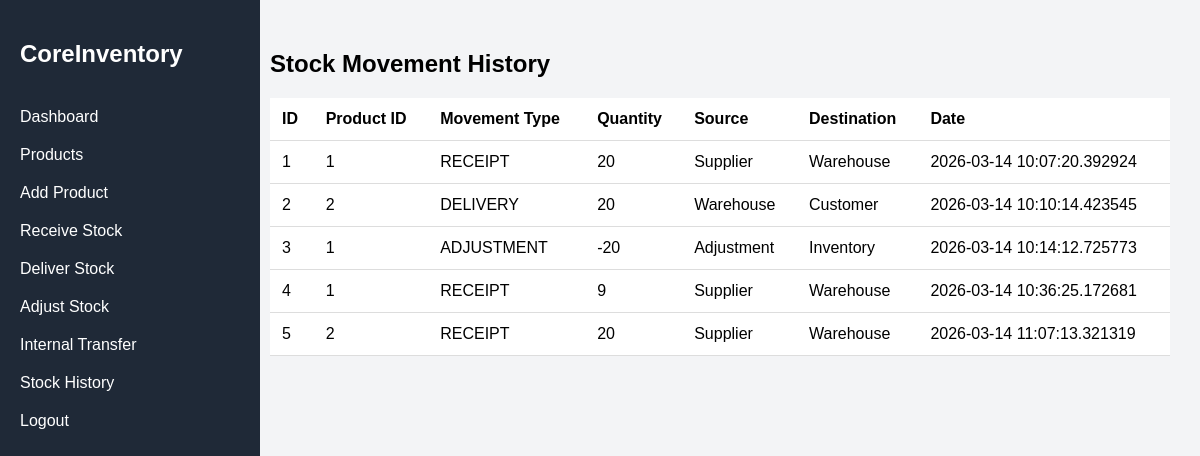
Screenshot of /ledger with the database file from the repository.
### models/stock_ledger_model.py (models this page shows)
class StockLedger(db.Model):
    __tablename__ = "stock_ledger"
    id = db.Column(db.Integer, primary_key=True)
    product_id = db.Column(db.Integer)
    movement_type = db.Column(db.String(50))
    quantity = db.Column(db.Integer)
    source = db.Column(db.String(100))
    destination = db.Column(db.String(100))
    timestamp = db.Column(db.DateTime, default=datetime.utcnow)

### routes/ledger_routes.py (the view)
@ledger_bp.route("/ledger")
def view_ledger():
    movements = StockLedger.query.all()
    return render_template("ledger.html", movements=movements)

### templates/ledger.html (shortened to what this page needs)
<!DOCTYPE html>
<html>
<head>
<link rel="stylesheet" href="{{ url_for('static', filename='style.css') }}">
</head>
<body>
<div class="sidebar">
<h2>CoreInventory</h2>
<a href="/dashboard">Dashboard</a>
<a href="/products_list">Products</a>
<a href="/products_page">Add Product</a>
<a href="/receipts_page">Receive Stock</a>
<a href="/deliveries_page">Deliver Stock</a>
<a href="/adjustments_page">Adjust Stock</a>
<a href="/transfer_page">Internal Transfer</a>
<a href="/ledger">Stock History</a>
<a href="/logout">Logout</a>
</div>
<div class="main">
<h2>Stock Movement History</h2>
<table>
<tr>
<th>ID</th>
<th>Product ID</th>
<th>Movement Type</th>
<th>Quantity</th>
<th>Source</th>
<th>Destination</th>
<th>Date</th>
</tr>
{% for m in movements %}
<tr>
<td>{{ m.id }}</td>
<td>{{ m.product_id }}</td>
<td>{{ m.movement_type }}</td>
<td>{{ m.quantity }}</td>
<td>{{ m.source }}</td>
<td>{{ m.destination }}</td>
<td>{{ m.timestamp }}</td>
</tr>
{% endfor %}
</table>
</div>
</body>
</html>

### static/style.css (style rules this page uses)
body { margin:0; font-family:Arial; background:#F3F4F6; }
.sidebar { width:220px; height:100vh; background:#1F2937; position:fixed; padding:20px; color:white; }
.sidebar h2 { margin-bottom:30px; }
.sidebar a { display:block; color:white; text-decoration:none; padding:10px 0; }
.main { margin-left:240px; padding:30px; }
table { width:100%; border-collapse:collapse; background:white; margin-bottom:30px; }
table th,table td { padding:12px; border-bottom:1px solid #ddd; text-align:left; }

### rows the page displays
StockLedger: id "1", product_id "1", movement_type "RECEIPT", quantity "20", source "Supplier", destination "Warehouse", timestamp "2026-03-14 10:07:20.392924"
StockLedger: id "2", product_id "2", movement_type "DELIVERY", quantity "20", source "Warehouse", destination "Customer", timestamp "2026-03-14 10:10:14.423545"
StockLedger: id "3", product_id "1", movement_type "ADJUSTMENT", quantity "-20", source "Adjustment", destination "Inventory", timestamp "2026-03-14 10:14:12.725773"
StockLedger: id "4", product_id "1", movement_type "RECEIPT", quantity "9", source "Supplier", destination "Warehouse", timestamp "2026-03-14 10:36:25.172681"
StockLedger: id "5", product_id "2", movement_type "RECEIPT", quantity "20", source "Supplier", destination "Warehouse", timestamp "2026-03-14 11:07:13.321319"
